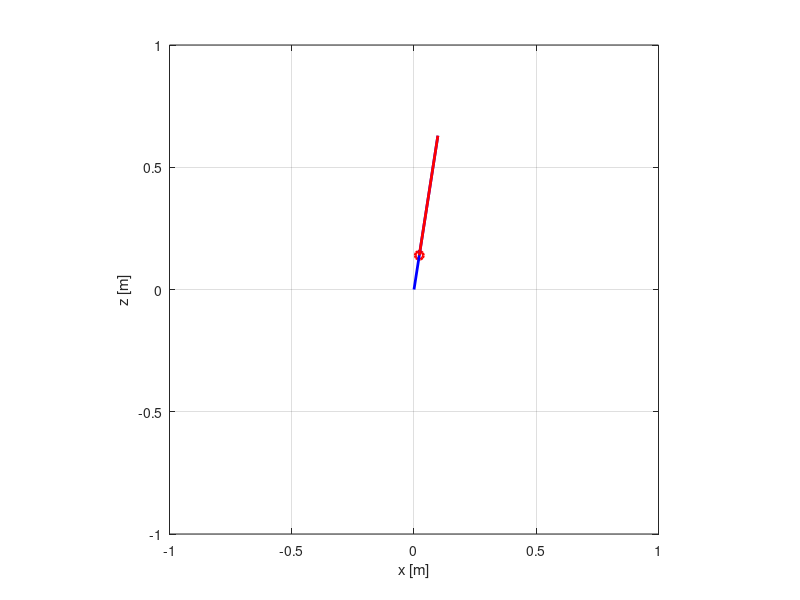
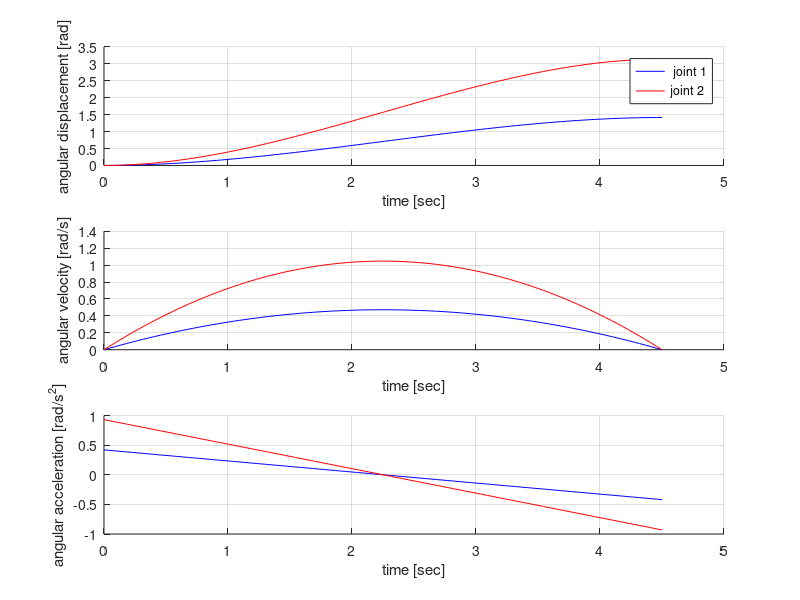
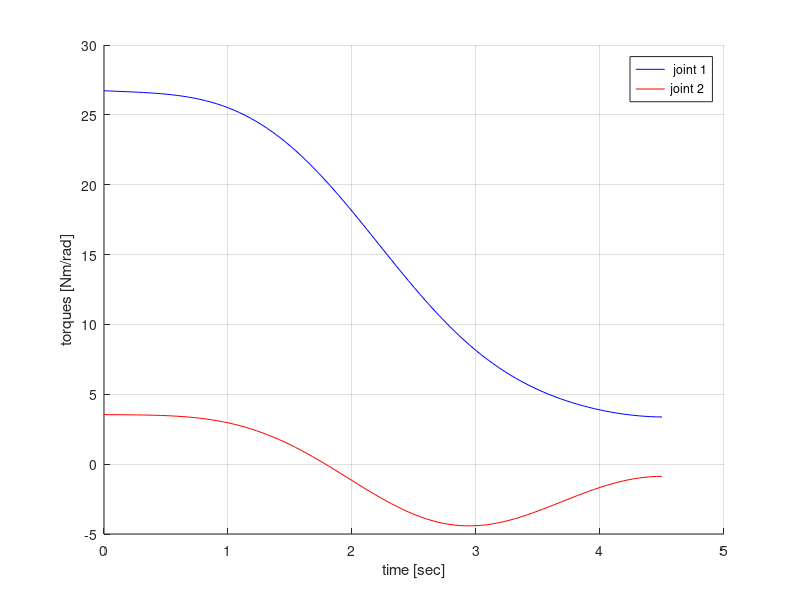
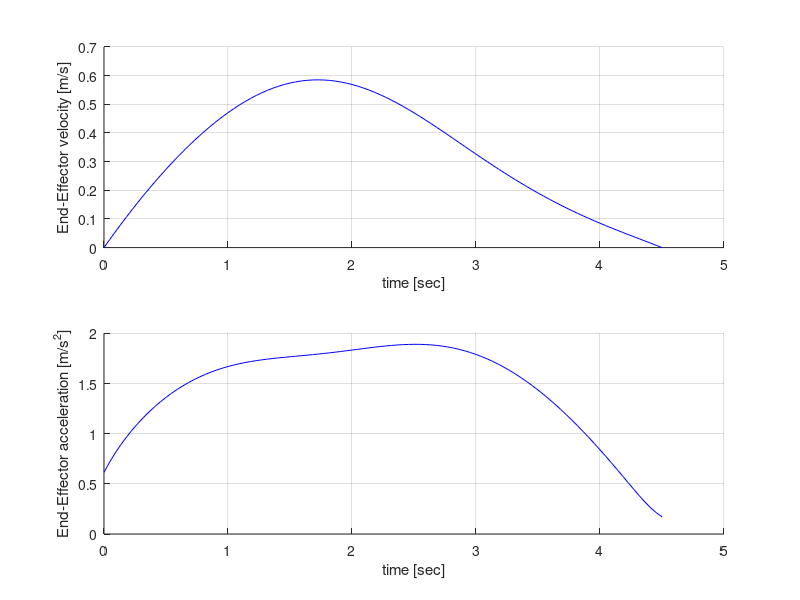

The MATLAB source for these figures, in order:
clear all; close all; clc
%% %%%%%%%%%%%%%%%%%%%%%%%%%%%%  link properties
g = 9.801; % gravity constant
%======================================  link 1
L1 = 0.5; % length [m]
c1 = L1/2; % mass center
m1 = 4.6; % mass [kg]
I1 = 1/12*m1*L1^2; % moment of inertia
%======================================  link 2
L2 = 0.3; % length [m]
c2 = L2/2; % mass center
m2 = 2.3; % mass [kg]
I2 = 1/12*m2*L2^2; % moment of inertia

%%%%%%%%%%%%%%%%%%%%%%%  Inverse Kinematics
Lower_bound = -sqrt(((L1+L2)^2)/2);
Upper_bound = sqrt(((L1+L2)^2)/2);
End_Pose = (Upper_bound-Lower_bound).*rand(2,1) + Lower_bound;
 x = End_Pose(1); 
 y = End_Pose(2);

L3 = (x^2 + y^2)^(1/2);
theta2_f = pi - acos(((L1^2 + L2^2) - L3^2)/(2*L1*L2));
theta2_f2 = -pi + acos(((L1^2 + L2^2) - L3^2)/(2*L1*L2));
theta1_f = atan2(abs(y), x) - acos(((L1^2 + (x^2 + y^2) - L2^2))/(2*L1*L3));
phi_2 = asin(abs(y)/L3);
phi_1 = phi_2 + theta1_f(1);
theta1_f2 = 2*phi_1 + theta1_f(1);

%% Trajectory Planning
t_f = 4.5;
theta_s(1) = 0;
theta_s(2) = 0;

theta_prik_0 = 0;
theta_prik_f = 0;

a_0(1) = theta_s(1);
a_1(1) = theta_prik_0;
a_2(1) = 3/(t_f^2)*(theta1_f-theta_s(1))-2/(t_f)*theta_prik_0-1/(t_f)*theta_prik_f;
a_3(1) = -2/(t_f^3)*(theta1_f-theta_s(1))+1/(t_f^2)*(theta_prik_0+theta_prik_f);

a_0(2) = theta_s(2);
a_1(2) = theta_prik_0;
a_2(2) = 3/(t_f^2)*(theta2_f-theta_s(2))-2/(t_f)*theta_prik_0-1/(t_f)*theta_prik_f;
a_3(2) = -2/(t_f^3)*(theta2_f-theta_s(2))+1/(t_f^2)*(theta_prik_0+theta_prik_f);


%% %%%%%%%%%%%%%%%%%% dynamic simulation
%%%%%%%%%%%%%%%%%%% discrete time
T = t_f; % second
N = 100; % resolution
i = 0; 

for t = linspace(0, T, N)
    %%%%%%%%%%%%%%%%%%%%%%%%%%%%%% instantaneous time
    i = i + 1; time(i) = t; 
    
    %Joint 1: angular displacement, velocity, acceleration in radians
    theta(1,i) = a_3(1)*t^3+a_2(1)*t^2+a_1(1)*t+a_0(1);
    dtheta(1,i) = 3*a_3(1)*t^2+2*a_2(1)*t+a_1(1); 
    ddtheta(1,i) = 2*3*a_3(1)*t+2*a_2(1); 
    
    % Joint 2: angular displacement, velocity, acceleration in radians
    theta(2,i) = a_3(2)*t^3+a_2(2)*t^2+a_1(2)*t+a_0(2);
    dtheta(2,i) = 3*a_3(2)*t^2+2*a_2(2)*t+a_1(2); 
    ddtheta(2,i) = 2*3*a_3(2)*t+2*a_2(2); 
    
    %Joint Positions
    X1(i) = L1*cos(theta(1,i));
    Y1(i) = L1*sin(theta(1,i));
    
    X2(i) = L1*cos(theta(1,i)) + L2*cos(theta(2,i)+theta(1,i));
    Y2(i) = L1*sin(theta(1,i)) + L2*sin(theta(2,i)+theta(1,i));
    length1(i) = X1(i)^2+Y2(i)^2;
    length2(i) = X2(i)^2+Y2(i)^2;
    %%%%%%%%%%%%%%%%%%%%%%%%%%%  coefficients of dynamic equation
    H11 = m1*c1^2 + I1 + m2*(L1^2 + c2^2 + 2*L1*c2*cos(theta(2,i))) + I2;
    H22 = m2*c2^2 + I2; 
    H12 = m2*(c2^2 + L1*c2*cos(theta(2,i))) + I2; 
    h = m2*L1*c2*sin(theta(2,i)); 
    G1 = m1*c1*g*cos(theta(1,i)) ...
        + m2*g*(c2*cos(theta(1,i) + theta(2,i)) + L1*cos(theta(1,i))); 
    G2 = m2*g*c2*cos(theta(1,i) + theta(2,i));
    
    %%%%%%%%%%%%%%%%%%%%%%%%%%%%%%%%%%%%%%  joint angular velocity
      J(1,1) = -L1*sin(theta(1,i))-L2*sin(theta(2,i)+theta(1,i));
      J(1,2) = -L2*sin(theta(2,i)+theta(1,i));
      J(2,1) = L1*cos(theta(1,i)) + L2*cos(theta(2,i)+theta(1,i));
      J(2,2) = L2*cos(theta(2,i)+theta(1,i));
    
    %%%%%%%%%%%%%%%%%%%%%%%%%%%%%%%%  time derivative of Jacobian
    H = [ - L2*cos(theta1_f + theta2_f)*(theta1_f + theta2_f) - L1*cos(theta1_f)*dtheta(1,i)  (theta1_f + theta2_f)*(-L2)*cos(theta1_f + theta2_f);
        - L2*sin(theta1_f + theta2_f)*(theta1_f + theta2_f) - L1*sin(theta1_f)*dtheta(1,i)  (theta1_f + theta2_f)*(-L2)*sin(theta1_f + theta2_f)];
   
    tau_1(i) = H11*ddtheta(1,i) + H12*ddtheta(2,i) - h*(dtheta(2,i))^2 ...
        -2*h*dtheta(1,i)*dtheta(2,i) + G1;
    tau_2(i) = H22*ddtheta(2,i) + H12*ddtheta(1,i) + h*(dtheta(1,i))^2 + G2;
    
        % Angular velocity and acceleration as vectors
    Vtheta = [dtheta(1,i); dtheta(2,i)];
    Atheta = [ddtheta(1,i); ddtheta(2,i)];
    

    %%%%%%%%%%%%%%%%%%%%%%%%%%%%%%%%%% end-effector velocity and acceleration
    Vee = J*Vtheta ; ve(i) = sqrt(Vee(1)^2 +Vee(2)^2);
    Aee = J*Atheta + H*Vtheta; ae(i) = sqrt(Aee(1)^2 +Aee(2)^2);
 
    
end
%% %%%%%%%%%%%%%%%%%%%%%%%%%%%%%%%  plot the link
figure(1)
clf
figure(1)
hold on 
axis equal; grid on; axis([-1 1 -1 1]); 
xlabel('x [m]'); ylabel('z [m]'); 
set(gca,'NextPlot','replaceChildren');
for j = 1 : N  
    plot(0, 0, 'ko', 'MarkerSize', 6, 'Linewidth', 2)  
    plot(End_Pose(1), End_Pose(2), 'ko', 'MarkerSize', 6, 'Linewidth', 2)
    plot(X1(j), Y1(j), 'bo', 'MarkerSize', 6, 'Linewidth', 2)
    plot(X2(j), Y2(j), 'ro', 'MarkerSize', 6, 'Linewidth', 2)
    line([0 X1(j)], [0 Y1(j)], 'Color', 'b', 'Linewidth', 2); 
    line([X1(j) X2(j)], [Y1(j) Y2(j)], 'Color', 'r', 'Linewidth', 2);  
    F(j) = getframe; 
end
hold off
movie(F); 

%% 
figure(2)
clf
figure(2)
subplot(3, 1, 1)
hold on
plot(time, theta(1,:), 'b')
plot(time, theta(2,:), 'r')
hold off
legend(' joint 1', 'joint 2')
grid on; 
xlabel('time [sec]'); ylabel('angular displacement [rad]'); 
subplot(3, 1, 2)
hold on
plot(time, dtheta(1,:), 'b')
plot(time, dtheta(2,:), 'r')
hold off
grid on; 
xlabel('time [sec]'); ylabel('angular velocity [rad/s]'); 
subplot(3, 1, 3)
hold on
plot(time, ddtheta(1,:), 'b')
plot(time, ddtheta(2,:), 'r')
hold off
grid on; 
xlabel('time [sec]'); ylabel('angular acceleration [rad/s^2]'); 
%% %%%%%%%%%%%%%%%%%%%%%%%%%%%%%%%%%% plot the motor torques
figure(3)
clf
figure(3)
hold on
plot(time, tau_1, 'b')
plot(time, tau_2, 'r')
hold off
legend(' joint 1', 'joint 2')
grid on; 
xlabel('time [sec]'); ylabel('torques [Nm/rad]'); 

%% End-effector placement, velocity and acceleration
figure(4)
clf
figure(4)
grid on; 
xlabel('time [sec]'); ylabel('Position [m]'); 
subplot(2, 1, 1)
hold on
plot(time, ve, 'b')
hold off
grid on; 
xlabel('time [sec]'); ylabel('End-Effector velocity [m/s]'); 
subplot(2, 1, 2)
hold on
plot(time, ae, 'b')
hold off
grid on; 
xlabel('time [sec]'); ylabel('End-Effector acceleration [m/s^2]'); 